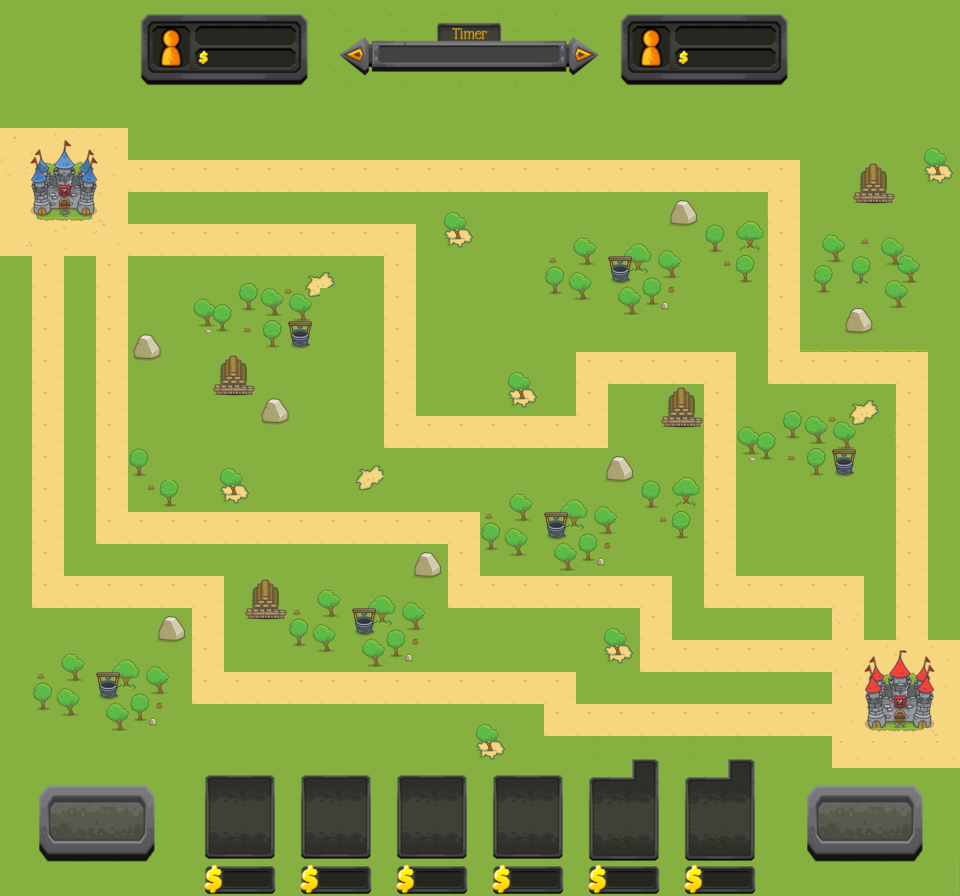

This game map was drawn from its Tiled (.tmx) file and the tilesets committed beside it. A one-line description and the full map source follow:
An orthogonal 30x28 tile map with 32x32 px tiles, 1 tile layer (Tile Layer 1), 9 tilesets.

<map version="1.8" tiledversion="1.8.2" orientation="orthogonal" renderorder="left-down" width="30" height="28" tilewidth="32" tileheight="32" infinite="0" nextlayerid="5" nextobjectid="1">
 <tileset firstgid="1" source="map.tsx" />
 <tileset firstgid="457" source="red.tsx" />
 <tileset firstgid="469" source="blue.tsx" />
 <tileset firstgid="485" source="buttons.tsx" />
 <tileset firstgid="497" source="imgH.tsx" />
 <tileset firstgid="506" source="playerH.tsx" />
 <tileset firstgid="524" source="timer.tsx" />
 <tileset firstgid="551" source="price.tsx" />
 <tileset firstgid="554" source="soldiersCard.tsx" />
 <layer id="1" name="Tile Layer 1" width="30" height="28">
  <data encoding="csv">
32,30,31,32,506,507,508,509,510,511,524,525,526,527,528,529,530,531,532,506,507,508,509,510,511,33,33,33,33,33,
32,30,31,32,512,513,514,515,516,517,533,534,535,536,537,538,539,540,541,512,513,514,515,516,517,57,57,57,57,57,
32,30,30,30,518,519,520,521,522,523,542,543,544,545,546,547,548,549,550,518,519,520,521,522,523,30,54,55,56,57,
32,54,54,54,54,54,54,54,54,54,54,54,54,54,54,54,54,54,54,54,54,54,54,54,54,54,54,55,56,57,
469,470,471,472,31,31,418,418,418,418,418,418,418,418,418,31,31,31,31,31,31,31,31,31,31,31,31,31,279,280,
473,474,475,476,1,1,1,1,1,1,1,1,1,1,1,1,1,1,1,1,1,1,1,1,1,31,43,44,303,304,
477,478,479,480,418,418,418,418,418,418,418,31,31,279,280,418,31,248,31,250,251,252,253,254,1,31,67,68,31,31,
481,482,483,484,1,1,1,1,1,1,1,1,1,303,304,31,31,272,273,274,275,276,277,278,1,268,269,270,271,31,
418,1,418,1,418,56,418,127,418,129,130,418,1,325,31,31,31,296,297,298,299,300,301,302,1,292,293,294,295,31,
418,1,418,1,31,56,150,151,152,153,420,418,1,31,31,31,31,320,321,322,323,324,325,418,1,316,317,318,319,31,
418,1,418,1,107,108,174,175,176,177,420,418,1,253,249,249,256,418,418,418,418,418,418,418,1,340,341,342,343,31,
418,1,418,1,131,132,43,44,56,420,54,54,1,54,249,279,280,418,1,1,1,1,1,418,1,1,1,1,1,412,
418,1,418,1,418,31,67,68,107,108,54,54,1,54,54,303,304,31,1,414,43,44,1,418,127,128,129,130,1,412,
418,1,418,1,253,249,249,256,131,132,103,31,1,1,1,1,1,1,1,390,67,68,1,150,151,152,153,154,1,31,
418,1,418,1,277,249,279,280,31,31,33,34,421,418,418,418,418,418,251,252,253,254,1,174,175,176,177,249,1,31,
418,1,418,1,301,302,303,304,31,31,57,58,421,418,421,272,273,274,275,276,277,278,1,249,249,249,249,418,1,31,
418,1,418,1,1,1,1,1,1,1,1,1,1,1,1,296,297,298,299,300,301,302,1,418,249,390,102,418,1,418,
418,1,418,418,31,31,31,31,31,418,249,418,251,252,1,320,321,322,323,324,325,326,1,418,418,418,418,418,1,418,
418,1,1,1,1,1,1,43,44,272,273,274,275,276,1,1,1,1,1,1,1,418,1,1,1,1,1,418,1,418,
31,248,249,418,251,252,1,67,68,296,297,298,299,300,452,452,31,418,279,280,1,418,418,418,104,31,25,418,1,104,
31,272,273,274,275,276,1,31,418,320,321,322,323,324,452,452,31,31,303,304,1,1,1,1,1,1,457,458,459,460,
31,296,297,298,299,300,1,1,1,1,1,1,1,1,1,1,1,1,31,31,418,418,418,418,418,418,461,462,463,464,
31,320,321,322,323,324,452,452,418,418,418,418,418,418,279,280,418,1,1,1,1,1,1,1,1,1,465,466,467,468,
31,31,31,31,31,31,452,452,31,442,443,444,445,446,303,304,422,31,554,555,556,554,555,556,418,418,358,358,358,358,
418,485,486,487,488,418,497,498,499,497,498,499,497,498,499,497,498,499,557,558,559,557,558,559,418,485,486,487,488,422,
418,489,490,491,492,442,500,501,502,500,501,502,500,501,502,500,501,502,560,561,562,560,561,562,442,489,490,491,492,446,
409,493,494,495,496,409,503,504,505,503,504,505,503,504,505,503,504,505,563,564,565,563,564,565,410,493,494,495,496,415,
433,433,433,433,433,433,551,552,553,551,552,553,551,552,553,551,552,553,551,552,553,551,552,553,434,435,436,437,438,439
</data>
 </layer>
</map>